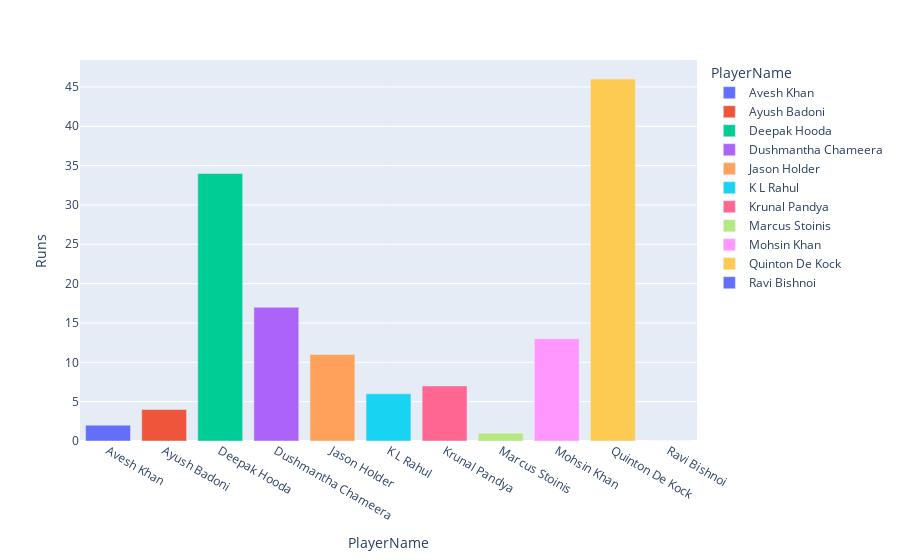

Notebook code for this chart:
### Code cell
print("Total runs:",c['Runs'].sum())
ax = c.groupby('PlayerName')['Runs'].sum()#.plot(kind='bar')
px.bar(ax,x=ax.index,y='Runs',color=ax.index)

### Figure 1 — Plotly figure (JSON) as saved in the notebook; plotly's stock layout.template omitted (floating-point values rounded to 4 significant figures)
{"data": [{"alignmentgroup": "True", "hovertemplate": "PlayerName=%{x}<br>Runs=%{y}<extra></extra>", "legendgroup": "Avesh Khan", "marker": {"color": "#636efa", "pattern": {"shape": ""}}, "name": "Avesh Khan", "offsetgroup": "Avesh Khan", "orientation": "v", "showlegend": true, "textposition": "auto", "type": "bar", "x": ["Avesh Khan"], "xaxis": "x", "y": [2], "yaxis": "y"}, {"alignmentgroup": "True", "hovertemplate": "PlayerName=%{x}<br>Runs=%{y}<extra></extra>", "legendgroup": "Ayush Badoni", "marker": {"color": "#EF553B", "pattern": {"shape": ""}}, "name": "Ayush Badoni", "offsetgroup": "Ayush Badoni", "orientation": "v", "showlegend": true, "textposition": "auto", "type": "bar", "x": ["Ayush Badoni"], "xaxis": "x", "y": [4], "yaxis": "y"}, {"alignmentgroup": "True", "hovertemplate": "PlayerName=%{x}<br>Runs=%{y}<extra></extra>", "legendgroup": "Deepak Hooda", "marker": {"color": "#00cc96", "pattern": {"shape": ""}}, "name": "Deepak Hooda", "offsetgroup": "Deepak Hooda", "orientation": "v", "showlegend": true, "textposition": "auto", "type": "bar", "x": ["Deepak Hooda"], "xaxis": "x", "y": [34], "yaxis": "y"}, {"alignmentgroup": "True", "hovertemplate": "PlayerName=%{x}<br>Runs=%{y}<extra></extra>", "legendgroup": "Dushmantha Chameera", "marker": {"color": "#ab63fa", "pattern": {"shape": ""}}, "name": "Dushmantha Chameera", "offsetgroup": "Dushmantha Chameera", "orientation": "v", "showlegend": true, "textposition": "auto", "type": "bar", "x": ["Dushmantha Chameera"], "xaxis": "x", "y": [17], "yaxis": "y"}, {"alignmentgroup": "True", "hovertemplate": "PlayerName=%{x}<br>Runs=%{y}<extra></extra>", "legendgroup": "Jason Holder", "marker": {"color": "#FFA15A", "pattern": {"shape": ""}}, "name": "Jason Holder", "offsetgroup": "Jason Holder", "orientation": "v", "showlegend": true, "textposition": "auto", "type": "bar", "x": ["Jason Holder"], "xaxis": "x", "y": [11], "yaxis": "y"}, {"alignmentgroup": "True", "hovertemplate": "PlayerName=%{x}<br>Runs=%{y}<extra></extra>", "legendgroup": "K L Rahul", "marker": {"color": "#19d3f3", "pattern": {"shape": ""}}, "name": "K L Rahul", "offsetgroup": "K L Rahul", "orientation": "v", "showlegend": true, "textposition": "auto", "type": "bar", "x": ["K L Rahul"], "xaxis": "x", "y": [6], "yaxis": "y"}, {"alignmentgroup": "True", "hovertemplate": "PlayerName=%{x}<br>Runs=%{y}<extra></extra>", "legendgroup": "Krunal Pandya", "marker": {"color": "#FF6692", "pattern": {"shape": ""}}, "name": "Krunal Pandya", "offsetgroup": "Krunal Pandya", "orientation": "v", "showlegend": true, "textposition": "auto", "type": "bar", "x": ["Krunal Pandya"], "xaxis": "x", "y": [7], "yaxis": "y"}, {"alignmentgroup": "True", "hovertemplate": "PlayerName=%{x}<br>Runs=%{y}<extra></extra>", "legendgroup": "Marcus Stoinis", "marker": {"color": "#B6E880", "pattern": {"shape": ""}}, "name": "Marcus Stoinis", "offsetgroup": "Marcus Stoinis", "orientation": "v", "showlegend": true, "textposition": "auto", "type": "bar", "x": ["Marcus Stoinis"], "xaxis": "x", "y": [1], "yaxis": "y"}, {"alignmentgroup": "True", "hovertemplate": "PlayerName=%{x}<br>Runs=%{y}<extra></extra>", "legendgroup": "Mohsin Khan", "marker": {"color": "#FF97FF", "pattern": {"shape": ""}}, "name": "Mohsin Khan", "offsetgroup": "Mohsin Khan", "orientation": "v", "showlegend": true, "textposition": "auto", "type": "bar", "x": ["Mohsin Khan"], "xaxis": "x", "y": [13], "yaxis": "y"}, {"alignmentgroup": "True", "hovertemplate": "PlayerName=%{x}<br>Runs=%{y}<extra></extra>", "legendgroup": "Quinton De Kock", "marker": {"color": "#FECB52", "pattern": {"shape": ""}}, "name": "Quinton De Kock", "offsetgroup": "Quinton De Kock", "orientation": "v", "showlegend": true, "textposition": "auto", "type": "bar", "x": ["Quinton De Kock"], "xaxis": "x", "y": [46], "yaxis": "y"}, {"alignmentgroup": "True", "hovertemplate": "PlayerName=%{x}<br>Runs=%{y}<extra></extra>", "legendgroup": "Ravi Bishnoi", "marker": {"color": "#636efa", "pattern": {"shape": ""}}, "name": "Ravi Bishnoi", "offsetgroup": "Ravi Bishnoi", "orientation": "v", "showlegend": true, "textposition": "auto", "type": "bar", "x": ["Ravi Bishnoi"], "xaxis": "x", "y": [0], "yaxis": "y"}], "layout": {"barmode": "relative", "legend": {"title": {"text": "PlayerName"}, "tracegroupgap": 0}, "margin": {"t": 60}, "xaxis": {"anchor": "y", "categoryarray": ["Avesh Khan", "Ayush Badoni", "Deepak Hooda", "Dushmantha Chameera", "Jason Holder", "K L Rahul", "Krunal Pandya", "Marcus Stoinis", "Mohsin Khan", "Quinton De Kock", "Ravi Bishnoi"], "categoryorder": "array", "domain": [0, 1], "title": {"text": "PlayerName"}}, "yaxis": {"anchor": "x", "domain": [0, 1], "title": {"text": "Runs"}}}}
